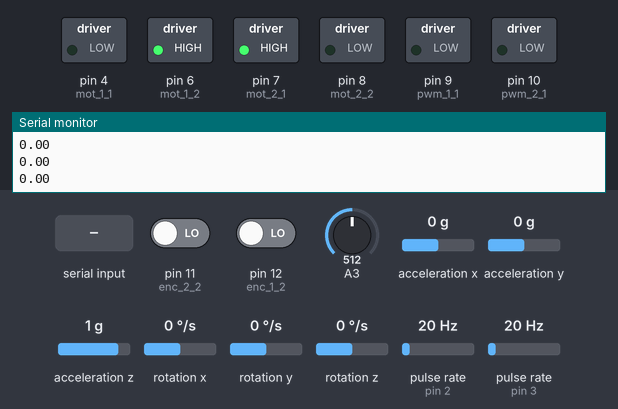
A sketch run on a simulated Arduino Uno, built with avr-gcc and run on an emulated ATmega328P. Parts: switched loads named in the sketch (green lamp = pin HIGH), the last lines printed to the serial monitor. Wiring (inferred from the names in the program): 2 × pulse sensor: data pin 2 / data pin 3. Inputs (shaded band) come from the test bench; at power-on: rotation x 0 °/s, pin 11 (enc_2_2) LOW, pin 12 (enc_1_2) LOW, A3 = 512, acceleration x 0 g, acceleration y 0 g, acceleration z 1 g, rotation y 0 °/s, rotation z 0 °/s, pulse rate (sensors on pin 2, pin 3) 20 Hz.

Above: at 1.2 s.
1.3 s: "1\n" received over Serial
At 2.0 s:
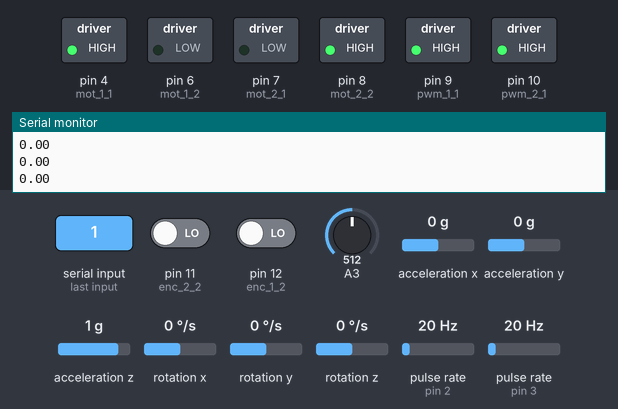
3.0 s: rotation x set to -157 °/s
6.0 s: rotation x set to -169 °/s
7.6 s: "4\n" received over Serial
At 8.0 s:
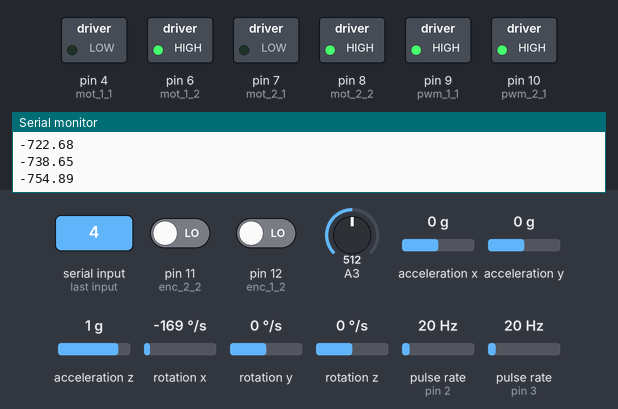
9.2 s: rotation x set to 84 °/s
12.2 s: rotation x set to 95 °/s
At 12.7 s:
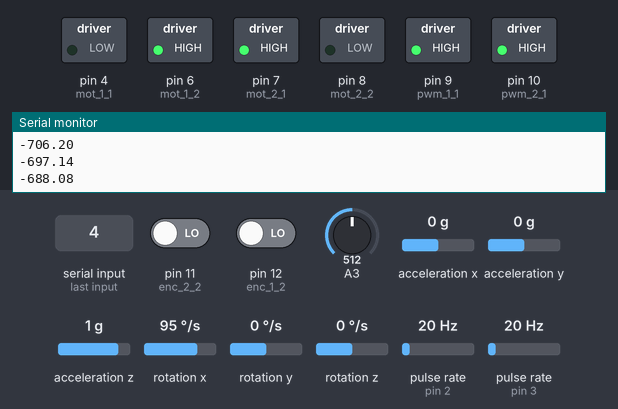
At 27.7 s:
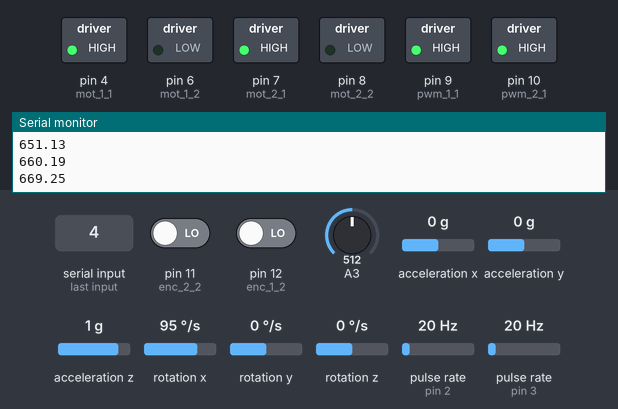
Timing chart, 0 to 28.7 s (numbered marks = the images above; inputs shaded):
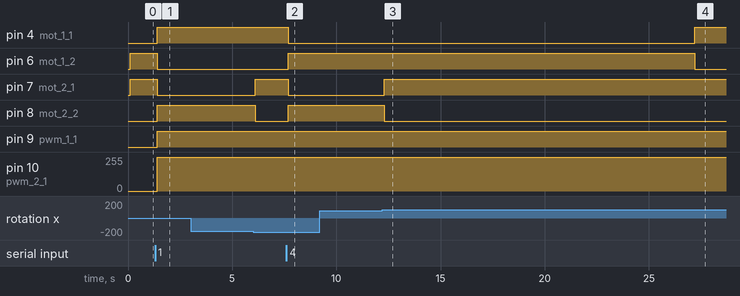

The sketch:

Mobile_Controlled_Tank.ino
```cpp
#include <TimerOne.h>
#include <Wire.h>
#include <MPU6050.h>
//||---------------------------------------------------------------------------------------------||
//||------------------> Use Accelerometer-Gyroscope to ensure tank orientation <-----------------||
//||---------------------------------------------------------------------------------------------||
//||----------------------------> A P P :: Arduino Bluetooth Tank <------------------------------||
//||---------------------------------------------------------------------------------------------||
// ************** E N C O D E R   P I N S ************** //
// ---> motor 1 (right) <--- //
#define enc_1_1 3
#define enc_1_2 12

// ---> motor 2 (left) <---  //
#define enc_2_1 2
#define enc_2_2 11
// ******** M O TO R    D R I V E R    P I N S ******** //
// ---> motor 1 (right) <--- //
#define pwm_1_1 9
#define mot_1_1 4
#define mot_1_2 6

// ---> motor 2 (left) <---  //
#define pwm_2_1 10
#define mot_2_1 7
#define mot_2_2 8
// ********** B L U E T O O T H    P I N S ********** //
// ---> bluetooth <---
#define rxd_pin 1
#define txd_pin 0
//-------------------------------------------------------------------------------------------------
// -----> MPU 6050 variables <----- //
MPU6050 mpu;
/// ---> Timers <--- ///
float timeStep = 0.01;
/// ---> MPU angle data <--- ///
float roll = 0;
float pitch = 0;
float yaw = 0;
/// ---> Orientation Controller Data <--- ///
float tar_orient = 0;
// -----> Encoder 1 variables <----- //
volatile bool Cs1;
volatile bool Ls1;
volatile float cnt1 = 0;
// -----> Encoder 2 variables <----- //
volatile bool Cs2;
volatile bool Ls2;
volatile float cnt2 = 0;
// -----> Controller constants <----- //
int i = 0;
const float Ts = 100;   // Sampling period, millisecond
const float mult = (1000 / Ts) * 60 / 40;
// -----> Controller 1 Data <----- //
float tar_sp_1 = 0;                             // Target Speed
const float kp1 = 300;                          // Kp gain for PID Controller
const float ki1 = 3000;                         // Ki gain for PID Controller
const float mult1 = (ki1 * (Ts / 1000) - kp1);  // Used for the PID controller, precalculated to speed-up the process
float u1 = 0;                                   // PID controller input
float u_1 = 0;                                  // PID controller previous input
float y_1 = 0;                                  // PID controller previous output
double sum1 = 0;
float mot_1_max_rpm;                            // Maximum rpm for motor 1 (depends on battery voltage)
// -----> Controller 2 Data <----- //
float tar_sp_2 = 0;                             // Target Speed
const float kp2 = 300;                          // Kp gain for PID Controller
const float ki2 = 3000;                         // Ki gain for PID Controller
const float mult2 = (ki2 * (Ts / 1000) - kp2);  // Used for the PID controller, precalculated to speed-up the process
float u2 = 0;                                   // PID controller input
float u_2 = 0;                                  // PID controller previous input
float y_2 = 0;                                  // PID controller previous output
double sum2 = 0;
float mot_2_max_rpm;                            // Maximum rpm for motor 2 (depends on battery voltage)
//-------------------------------------------------------------------------------------------------
//*************************************************************************************************
const bool PrintData = false;
bool UseOriantationController = true;           // Use gyroscope data for mor accurate speed calculation
//-------------------------------------------------------------------------------------------------
//*************************************************************************************************
#define mapf(x, mi, ma, tmi, tma) (x - mi) * (tma - tmi) / (ma - mi) + tmi
#define absf(x) ((x > 0) ? (x) : (-x))
#define rpm1_max(x) 0.74811 * x - 106.29975
#define rpm2_max(x) 0.80946 * x - 117.53797
//-------------------------------------------------------------------------------------------------
//*************************************************************************************************
void ENC_1();                                   // Interrupt Service Routine to read Encoder Data for Motor 1
void ENC_2();                                   // Interrupt Service Routine to read Encoder Data for Motor 2
void MotorDriver(int sp1, int sp2);             // Send the speed and direction to each motor
void BluetoothHandler();                        // Connect with the bluetooth device and process data
void SpeedControllers();                        // Calculate the speed for each motor
void MPUGetData();                              // Get data from the gyroscope/accelerometer sensor
void OrientationController();                   // Compute the speed for each motor using a target orientation
//-------------------------------------------------------------------------------------------------
//*************************************************************************************************
void setup()
{
  // put your setup code here, to run once:
  // Use interrupts to read the encoder values
  attachInterrupt (digitalPinToInterrupt (enc_1_1), ENC_1, CHANGE);  // attach interrupt handler
  attachInterrupt (digitalPinToInterrupt (enc_2_1), ENC_2, CHANGE);  // attach interrupt handler

  Ls1 = digitalRead(enc_1_1);
  Ls2 = digitalRead(enc_2_1);


  // Motor Driver Setup
  /// Motor 1 (right)
  pinMode (mot_1_1, OUTPUT);
  pinMode (mot_1_2, OUTPUT);
  pinMode (pwm_1_1, OUTPUT);
  /// Motor 2 (left)
  pinMode (mot_2_1, OUTPUT);
  pinMode (mot_2_2, OUTPUT);
  pinMode (pwm_2_1, OUTPUT);
  /// Use timer to excecute the controller function every Ts
  Timer1.initialize(Ts * 1000);
  Timer1.attachInterrupt(OrientationController);

  Serial.begin (9600);

  // Setup MPU6050
  /// Initialize MPU6050
  while(!mpu.begin(MPU6050_SCALE_2000DPS, MPU6050_RANGE_2G))
  {
    Serial.println("Could not find a valid MPU6050 sensor, check wiring!");
    delay(500);
  }

  /// Calibrate gyroscope. The calibration must be at rest.
  mpu.calibrateGyro();

  /// Set threshold sensivty. Default 3.
  mpu.setThreshold(3);

  // sets the maximum milliseconds to wait for serial data
  Serial.setTimeout(50);
}
//+++++++++++++++++++++++++++++++++++++++++++++++++++++++++++++++++++++++++++++++++++++++++++++++++
void loop() {
  // put your main code here, to run repeatedly:

  float time0 = micros();

  BluetoothHandler();

  MPUGetData();
  timeStep = (micros() - time0) / 5.777777778 / 10e6;

}
//-------------------------------------------------------------------------------------------------
//*************************************************************************************************
// Interrupt Service Routine to read Encoder Data for Motor 1
void ENC_1()
{
  Cs1 = digitalRead(enc_1_1);
  if (Cs1 != Ls1)
  {
    if (Cs1 != digitalRead(enc_1_2))
      cnt1++;
    else
      cnt1--;
    Ls1 = Cs1;
  }
}
//+++++++++++++++++++++++++++++++++++++++++++++++++++++++++++++++++++++++++++++++++++++++++++++++++
// Interrupt Service Routine to read Encoder Data for Motor 2
void ENC_2()
{
  Cs2 = digitalRead(enc_2_1);
  if (Cs2 != Ls2)
  {
    if (Cs2 != digitalRead(enc_2_2))
      cnt2--;
    else
      cnt2++;
    Ls2 = Cs2;
  }
}
//-------------------------------------------------------------------------------------------------
// Send the speed and direction to each motor
void MotorDriver(int sp1, int sp2)
{

  // Motor 1
  /// Send the Direction to the Driver
  if (sp1 > 0)
  {
      digitalWrite(mot_1_1, HIGH);
      digitalWrite(mot_1_2, LOW);
    }
    else
    {
      digitalWrite(mot_1_1, LOW);
      digitalWrite(mot_1_2, HIGH);
    sp1 = - sp1;
  }

  /// Send the Speed to the Driver
  Timer1.pwm(pwm_1_1, sp1);

  // Motor 2
  /// Send the Direction to the Driver
  if (sp2 > 0)
  {
    digitalWrite(mot_2_1, LOW);
    digitalWrite(mot_2_2, HIGH);
  }
  else
  {
    digitalWrite(mot_2_1, HIGH);
    digitalWrite(mot_2_2, LOW);
    sp2 = - sp2;
  }

  /// Send the Speed to the Driver
  Timer1.pwm(pwm_2_1, sp2);
}
//-------------------------------------------------------------------------------------------------
// Calculate the speed for each motor
void SpeedControllers()
{
  // Find the maximum rpm for each motor
  float volt = analogRead(A3);
  mot_1_max_rpm = rpm1_max(volt);
  mot_2_max_rpm = rpm2_max(volt);

  // -----> M O T O R  1 (right) <----- //
  float rpm1 = mult * cnt1;
  if (rpm1 > 400)
    rpm1 = 0;

  cnt1 = 0;
  // ---> Controller 1 <--- //
  float n_tar_sp_1 = mapf(tar_sp_1, 0, mot_1_max_rpm , 0, 1);
  float n_rpm_1 = mapf(rpm1, 0, mot_1_max_rpm , 0, 1);

  u1 = absf(n_tar_sp_1) - absf(n_rpm_1);
  float y1 = y_1 + kp1 * u1 + mult1 * u_1;

  // Apply threshold on the speed values [101, 255]
  if (absf(y1) > 255)
    y1 = 255;
  if (tar_sp_1 == 0)
    y1 = 0;

  // Store the current input & output values for next time
  y_1 = y1;
  u_1 = u1;

  // Set motor direction
  if (tar_sp_1 < 0)
    y1 = -y1;

  sum1 += rpm1;

  // -----> M O T O R  2 <-----
  float rpm2 = mult  * cnt2 ;
  if (rpm2 > 400)
    rpm2 = 0;

  cnt2 = 0;
  // ---> Controller 2 <--- //
  float n_tar_sp_2 = mapf(tar_sp_2, 0, mot_2_max_rpm , 0, 1);
  float n_rpm2 = mapf(rpm2, 0, mot_2_max_rpm , 0, 1);

  u2 = absf(n_tar_sp_2) - absf(n_rpm2);
  float y2 = y_2 + kp2 * u2 + mult2 * u_2;

  // Apply threshold on the speed values [101, 255]
  if (absf(y2) > 255)
    y2 = 255;
  if (tar_sp_2 == 0)
    y2 = 0;

  // Store the current input & output values for next time
  y_2 = y2;
  u_2 = u2;

  // Set motor direction
  if (tar_sp_2 < 0)
    y2 = -y2;

  sum2 += rpm2;
  i++;

  MotorDriver(int(4 * y1), int(4 * y2));
  if (PrintData)
  {
    //Serial.print(i);
    Serial.print(" tar_sp_1 ");
    Serial.print(tar_sp_1);
    Serial.print(" tar_sp_2 ");
    Serial.print(tar_sp_2);
    /*Serial.print(" u1 ");
    Serial.print(u1);
    Serial.print(" u2 ");
    Serial.print(u2);*/
    Serial.print(" y1 ");
    Serial.print(mot_1_max_rpm);
    Serial.print(" y2 ");
    Serial.print(mot_2_max_rpm);
    /*Serial.print(" rpm1 ");
    Serial.print(rpm1);
    Serial.print(" rpm2 ");
    Serial.print(rpm2);*/
    Serial.print(" rpm1_avg ");
    Serial.print(sum1 / i);
    Serial.print(" rpm2_avg ");
    Serial.print(sum2 / i);
    Serial.print(" rpm2 / rpm1 ");
    Serial.print(sum2 / sum1);
    Serial.print(" Roll = ");
    Serial.println(roll);
  /*  Serial.print(" Roll = ");
    Serial.print(roll);
    Serial.print(" Yaw = ");
    Serial.println(yaw);
*/
  }

  // Print orientation data to the app
  Serial.println(roll);

}
//-------------------------------------------------------------------------------------------------
// Connect with the bluetooth device and process data
void BluetoothHandler()
{
  String a;                 // stores incoming character from other device
  if (Serial.available())   // if text arrived in from BT serial...
  {
    a=(Serial.readString());

    int data = a.toInt();
    //Serial.println(data);

    if (data == 0)        // Stop
    {
      tar_sp_1 = 0;
      tar_sp_2 = 0;

      // Reset gyroscope data every time the tank stops
      roll = 0;
      pitch = 0;
      yaw = 0;

      sum1 = 0;
      sum2 = 0;
      i = 0;
    }
    else if (data == 1)   // GO FORWARD
    {
      tar_orient = 0.0;
      tar_sp_1 = 250.0;
      tar_sp_2 = 250.0;
      sum1 = 0.0;
      sum2 = 0.0;
      i = 0;
    }
    else if (data == 2)   // GO FORWARD-RIGHT
    {
      tar_orient = -45.0;
      tar_sp_1 = 200.0;
      tar_sp_2 = 250.0;
      sum1 = 0.0;
      sum2 = 0.0;
      i = 0;
    }
    else if (data == 3)   // ROTATE RIGHT
    {
      tar_orient = 90.0;
      tar_sp_1 = -200.0;
      tar_sp_2 = 200.0;
      sum1 = 0.0;
      sum2 = 0.0;
      i = 0;
    }
    else if (data == 4)   // GO BACKWARD-RIGHT
    {
      tar_orient = 135.0;
      tar_sp_1 = -200.0;
      tar_sp_2 = -250.0;
      sum1 = 0.0;
      sum2 = 0.0;
      i = 0;
    }
    else if (data == 5)   // GO BACKWARD
    {
      tar_orient = 180.0;
      tar_sp_1 = -250.0;
      tar_sp_2 = -250.0;
      sum1 = 0.0;
      sum2 = 0.0;
      i = 0;
    }
    else if (data == 6)   // GO BACKWARD-LEFT
    {
      tar_orient = 225.0;
      tar_sp_1 = -250.0;
      tar_sp_2 = -200.0;
      sum1 = 0.0;
      sum2 = 0.0;
      i = 0;
    }
    else if (data == 7)   // ROTATE LEFT
    {
      tar_orient = 270.0;
      tar_sp_1 = 200.0;
      tar_sp_2 = -200.0;
      sum1 = 0.0;
      sum2 = 0.0;
      i = 0;
    }
    else if (data == 8)   // GO FORWARD-LEFT
    {
      tar_orient = 45.0;
      tar_sp_1 = 250.0;
      tar_sp_2 = 200.0;
      sum1 = 0.0;
      sum2 = 0.0;
      i = 0;
    }
    else                  // Deactivate/Activate Orientation Controller
    {
      if (data == 9)
        UseOriantationController = false;
      else if (data == 10)
        UseOriantationController = true;
      tar_sp_1 = 0;
      tar_sp_2 = 0;
      tar_orient =0;
      roll = 0;
      pitch = 0;
      yaw = 0;
      sum1 = 0;
      sum2 = 0;
      i = 0;
    }
  }
}
//-------------------------------------------------------------------------------------------------
// Get data from the gyroscope/accelerometer sensor
void MPUGetData()
{
  // Read normalized values
  Vector norm = mpu.readNormalizeGyro();

  // Calculate Pitch, Roll and Yaw
  pitch = pitch + norm.YAxis * timeStep * 180 / 3.1415926;
  roll = roll + norm.XAxis * timeStep * 180 / 3.1415926;
  yaw = yaw + norm.ZAxis * timeStep * 180 / 3.1415926;
}
//-------------------------------------------------------------------------------------------------
// Compute the speed for each motor using a target orientation
void OrientationController()
{
  if (UseOriantationController)
  {
    if ((tar_orient > -90) && (tar_orient < 90) && (tar_sp_1 != 0) && (tar_sp_2 != 0))
    {
      float error = (tar_orient - roll) / (90 - abs(tar_orient));
      if (error > 0.01)
      {
        tar_sp_1 = max((1 - error), error) * 50 + 200;      // right motor speed
        tar_sp_2 = min((1 - error), error) * 50 + 200;      // left motor speed
      }
      else if (error < -0.01)
      {
        tar_sp_1 = min((1 + error), -error) * 50 + 200;     // right motor speed
        tar_sp_2 = max((1 + error), -error) * 50 + 200;     // left motor speed
      }
      else
      {
        tar_sp_1 = 250;
        tar_sp_2 = 250;
      }
    }

    if ((tar_orient > 90) && (tar_orient < 270) && (tar_sp_1 != 0) && (tar_sp_2 != 0))
    {
      float tmp_tar_orient = tar_orient - 180;

      float error = (tmp_tar_orient - roll) / (90 - tmp_tar_orient);
      if (error > 0.01)
      {
        tar_sp_1 = -(max((1 - error), error) * 50 + 200);   // right motor speed
        tar_sp_2 = -(min((1 - error), error) * 50 + 200);   // left motor speed
      }
      else if (error < -0.01)
      {
        tar_sp_1 = -(min((1 + error), -error) * 50 + 200);  // right motor speed
        tar_sp_2 = -(max((1 + error), -error) * 50 + 200);  // left motor speed
      }
      else
      {
        tar_sp_1 = -250;
        tar_sp_2 = -250;
      }
    }
  }

  SpeedControllers();

}
```

Measured:
- the behaviour switches between 88 and 89 °/s on rotation x (found by bisection; images 2 and 3)
- after the input at 1.3 s, pin 4 (mot_1_1), pin 8 (mot_2_2), pin 9 (pwm_1_1): LOW → HIGH after 0.10 s; pin 6 (mot_1_2), pin 7 (mot_2_1): HIGH → LOW after 0.10 s; pin 10 (pwm_2_1): 0/255 → 252/255 after 0.10 s, → 255/255 0.10 s later
- after the input at 7.6 s, pin 4 (mot_1_1), pin 7 (mot_2_1): HIGH → LOW after 0.10 s; pin 6 (mot_1_2), pin 8 (mot_2_2): LOW → HIGH after 0.10 s
- after the input at 12.2 s, pin 4 (mot_1_1): LOW → HIGH after 15.0 s; pin 6 (mot_1_2): HIGH → LOW after 15.0 s
